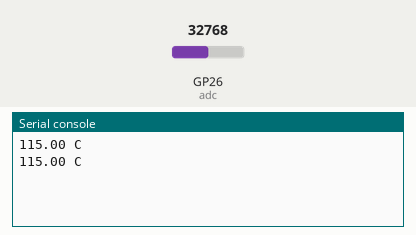
Simulated run of this program. Board: Raspberry Pi Pico running MicroPython. On the bench: the last lines printed to the serial console. Inputs (shaded band) come from the test bench; at power-on: GP26 (adc) = 32768 (analog values on the 0–65535 scale).

Above: at 1.2 s.
1.3 s: GP26 (adc) set to 45874
At 2.6 s:
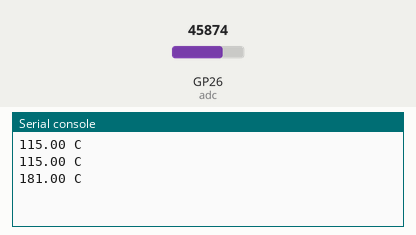
2.8 s: GP26 (adc) set to 57670
At 3.8 s:
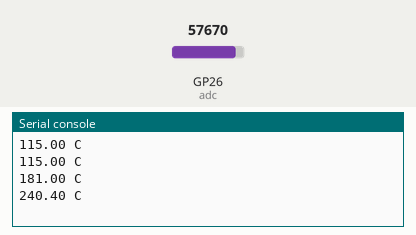
Timing chart, 0 to 5.8 s (numbered marks = the images above; inputs shaded):
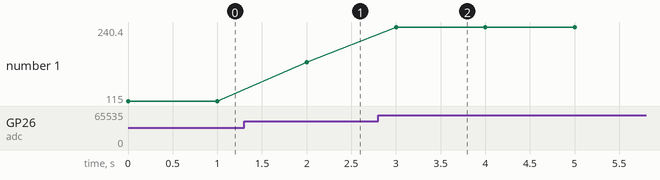

The program:

tmp36.py
```python
from machine import ADC
import time

adc = ADC(26)

while True:
    a0 = adc.read_u16()
    volts_mv = 3300*a0/65535.0 # 3V3 = 65535
    temp = (volts_mv -500)/10  # from
    print('%5.2f C' % temp)
    time.sleep(1)
```

Measured:
- after the input at 1.3 s, the serial console: prints a new line after 0.70 s (image 1)
- after the input at 2.8 s, the serial console: prints a new line after 0.20 s (image 2)
- plotted number 1: 115 → 181 after the input at 1.3 s, 181 → 240.4 after the input at 2.8 s
